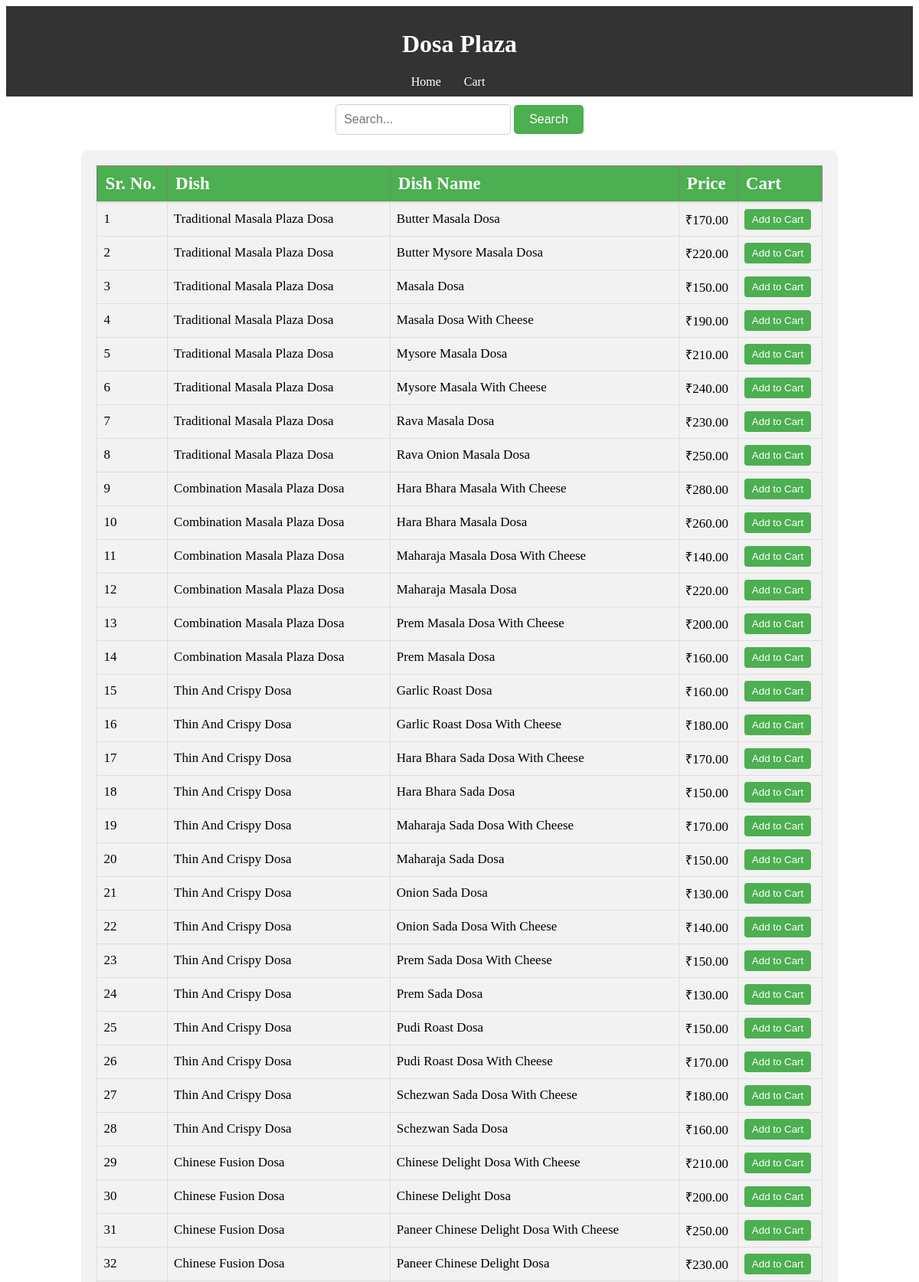
The page / (upper part) on the database its author committed.
### exampleapp/models.py (models this page shows, shortened)
class MenuItem(models.Model):
    name1 = models.CharField(max_length=100)
    name2 = models.CharField(max_length=100)
    price = models.DecimalField(max_digits=10, decimal_places=2)

### exampleapp/views.py (the view, shortened to what this page needs)
# urls.py: path('', Index.as_view(), name='index'),
class Index(View):
    def get(self, request):
        cart = request.session.get('cart')
        if not cart:
            request.session['cart'] = {}
        products=None
        menu_items = MenuItem.objects.all()
        return render(request, 'index.html', {'menu_items': menu_items})

### exampleapp/templatetags/cart.py (called while the page is built)
@register.filter(name='is_in_cart')
def is_in_cart(product, cart):
    keys = cart.keys()
    for id in keys:
        if  int(id) == product.id:
            return True
    return False;

### exampleapp/templates/index.html (shortened to what this page needs)
{% load cart %}
<!DOCTYPE html>
<html>
<head>
</head>
<body>
  <header>
    <h1>Dosa Plaza</h1>
    <nav>
        <ul>
            <li><a href="/">Home</a></li>
            <li><a href="/cart">Cart</a></li>
        </ul>
    </nav>
</header>
<div class="search-container">
    <form method="get" action="/search">
        <input type="text" placeholder="Search..." id="query" name="query">
        <button class="button" type="submit">Search</button>
    </form>
</div>
<div class="table-container">
    <table border="1">
        <thead>
            <th>Sr. No.</th>
            <th>Dish</th>
            <th>Dish Name</th>
            <th>Price</th>
            <th>Cart</th>
        </thead>
        <tbody>
            {% for item in menu_items %}
            <tr>
                <td>{{forloop.counter}}</td>
                <td>{{ item.name1 }}</td>
                <td>{{ item.name2 }}</td>
                <td>₹{{ item.price }}</td>
                <td>
                    {% if item|is_in_cart:request.session.cart %}
                    <div class="container">
                        <form action="/" method="post">
                            {% csrf_token %}
                            <input hidden type="text" name="product" value="{{item.id}}">
                            <input hidden type="text" name="remove" value="True">
                            <input type="submit" value="-">
                        </form>
                        <div class="item-box" id="quantity">{{item|cart_quantity:request.session.cart}}</div>
                        <form class="item" action="/" method="post">
                            {% csrf_token %}
                            <input hidden type="text" name="product" value="{{item.id}}">
                            <input class="item" type="submit" value="+">
                        </form>
                    </div>
                    {% else %}
                    <form class="item" action="/" method="post">
                        <input class="item" type="submit" value="Add to Cart">
                    </form>
                    {% endif %}
                </td>
            </tr>
            {% endfor %}
        </tbody>
    </table>

### exampleapp/templates/index.html (style rules this page uses)
.search-container { display: flex; justify-content: center; margin-top: 10px; margin-bottom: 10px; }
input[type=text] { padding: 10px; border-radius: 5px; border: 1px solid #ccc; font-size: 16px; outline: none; }
.button { display: inline-block; padding: 10px 20px; background-color: #4CAF50; color: white; text-align: center; text-decoration: none; font-size: 16px; border-radius: 5px; border: none; cursor: pointer; }
.item { flex: 1; }
.table-container { margin: 20px auto; width: 80%; background-color: #f2f2f2; padding: 20px; border-radius: 10px; }
table { width: 100%; border-collapse: collapse; border-spacing: 0; }
thead th { background-color: #4CAF50; font-size: 23px; color: white; padding: 10px; text-align: left; border-bottom: 2px solid #ddd; }
tbody td { font-size: 17px; border: 1px solid #ddd; padding: 8px; }
tbody tr:nth-child(even) { background-color: #f2f2f2; }
button[type=submit] { background-color: #4CAF50; color: white; padding: 10px 20px; border: none; border-radius: 5px; cursor: pointer; font-size: 16px; }
input[type="submit"] { background-color: #4CAF50; color: white; padding: 6px 10px; border: none; border-radius: 4px; cursor: pointer; }
header { background-color: #333; color: white; padding: 10px; text-align: center; }
nav { display: flex; justify-content: center; margin-top: 10px; }
nav ul { list-style-type: none; margin: 0; padding: 0; display: flex; }
nav li { margin: 0 15px; }
nav a { color: white; text-decoration: none; }

### rows shown on the page
MenuItem: name1 "Traditional Masala Plaza Dosa", name2 "Butter Masala Dosa", price "170.00"
MenuItem: name1 "Traditional Masala Plaza Dosa", name2 "Butter Mysore Masala Dosa", price "220.00"
MenuItem: name1 "Traditional Masala Plaza Dosa", name2 "Masala Dosa", price "150.00"
MenuItem: name1 "Traditional Masala Plaza Dosa", name2 "Masala Dosa With Cheese", price "190.00"
MenuItem: name1 "Traditional Masala Plaza Dosa", name2 "Mysore Masala Dosa", price "210.00"
MenuItem: name1 "Traditional Masala Plaza Dosa", name2 "Mysore Masala With Cheese", price "240.00"
MenuItem: name1 "Traditional Masala Plaza Dosa", name2 "Rava Masala Dosa", price "230.00"
MenuItem: name1 "Traditional Masala Plaza Dosa", name2 "Rava Onion Masala Dosa", price "250.00"
MenuItem: name1 "Combination Masala Plaza Dosa", name2 "Hara Bhara Masala With Cheese", price "280.00"
MenuItem: name1 "Combination Masala Plaza Dosa", name2 "Hara Bhara Masala Dosa", price "260.00"
MenuItem: name1 "Combination Masala Plaza Dosa", name2 "Maharaja Masala Dosa With Cheese", price "140.00"
MenuItem: name1 "Combination Masala Plaza Dosa", name2 "Maharaja Masala Dosa", price "220.00"
MenuItem: name1 "Combination Masala Plaza Dosa", name2 "Prem Masala Dosa With Cheese", price "200.00"
MenuItem: name1 "Combination Masala Plaza Dosa", name2 "Prem Masala Dosa", price "160.00"
MenuItem: name1 "Thin And Crispy Dosa", name2 "Garlic Roast Dosa", price "160.00"
MenuItem: name1 "Thin And Crispy Dosa", name2 "Garlic Roast Dosa With Cheese", price "180.00"
MenuItem: name1 "Thin And Crispy Dosa", name2 "Hara Bhara Sada Dosa With Cheese", price "170.00"
MenuItem: name1 "Thin And Crispy Dosa", name2 "Hara Bhara Sada Dosa", price "150.00"
MenuItem: name1 "Thin And Crispy Dosa", name2 "Maharaja Sada Dosa With Cheese", price "170.00"
MenuItem: name1 "Thin And Crispy Dosa", name2 "Maharaja Sada Dosa", price "150.00"
MenuItem: name1 "Thin And Crispy Dosa", name2 "Onion Sada Dosa", price "130.00"
MenuItem: name1 "Thin And Crispy Dosa", name2 "Onion Sada Dosa With Cheese", price "140.00"
MenuItem: name1 "Thin And Crispy Dosa", name2 "Prem Sada Dosa With Cheese", price "150.00"
MenuItem: name1 "Thin And Crispy Dosa", name2 "Prem Sada Dosa", price "130.00"
MenuItem: name1 "Thin And Crispy Dosa", name2 "Pudi Roast Dosa", price "150.00"
MenuItem: name1 "Thin And Crispy Dosa", name2 "Pudi Roast Dosa With Cheese", price "170.00"
MenuItem: name1 "Thin And Crispy Dosa", name2 "Schezwan Sada Dosa With Cheese", price "180.00"
MenuItem: name1 "Thin And Crispy Dosa", name2 "Schezwan Sada Dosa", price "160.00"
MenuItem: name1 "Chinese Fusion Dosa", name2 "Chinese Delight Dosa With Cheese", price "210.00"
MenuItem: name1 "Chinese Fusion Dosa", name2 "Chinese Delight Dosa", price "200.00"
MenuItem: name1 "Chinese Fusion Dosa", name2 "Paneer Chinese Delight Dosa With Cheese", price "250.00"
MenuItem: name1 "Chinese Fusion Dosa", name2 "Paneer Chinese Delight Dosa", price "230.00"
